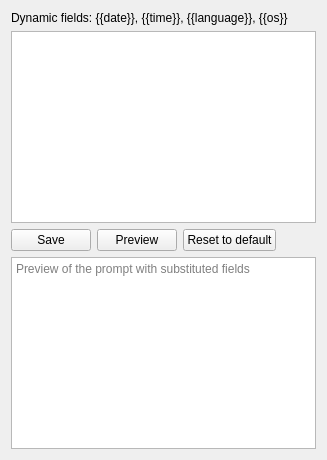
<?xml version="1.0" encoding="UTF-8"?>
<ui version="4.0">
 <class>SystemPromptPage</class>
 <widget class="QWidget" name="SystemPromptPage">
  <layout class="QVBoxLayout" name="layout">
   <item>
    <widget class="QLabel" name="hintLabel">
     <property name="text">
      <string>Dynamic fields: {{date}}, {{time}}, {{language}}, {{os}}</string>
     </property>
    </widget>
   </item>
   <item>
    <widget class="QPlainTextEdit" name="editor"/>
   </item>
   <item>
    <layout class="QHBoxLayout" name="buttonRow">
     <item>
      <widget class="QPushButton" name="saveButton">
       <property name="text">
        <string>Save</string>
       </property>
      </widget>
     </item>
     <item>
      <widget class="QPushButton" name="previewButton">
       <property name="text">
        <string>Preview</string>
       </property>
      </widget>
     </item>
     <item>
      <widget class="QPushButton" name="resetButton">
       <property name="text">
        <string>Reset to default</string>
       </property>
      </widget>
     </item>
     <item>
      <spacer name="buttonSpacer">
       <property name="orientation">
        <enum>Qt::Horizontal</enum>
       </property>
       <property name="sizeHint" stdset="0">
        <size>
         <width>40</width>
         <height>20</height>
        </size>
       </property>
      </spacer>
     </item>
    </layout>
   </item>
   <item>
    <widget class="QPlainTextEdit" name="preview">
     <property name="readOnly">
      <bool>true</bool>
     </property>
     <property name="placeholderText">
      <string>Preview of the prompt with substituted fields</string>
     </property>
    </widget>
   </item>
  </layout>
 </widget>
 <resources/>
 <connections/>
</ui>
